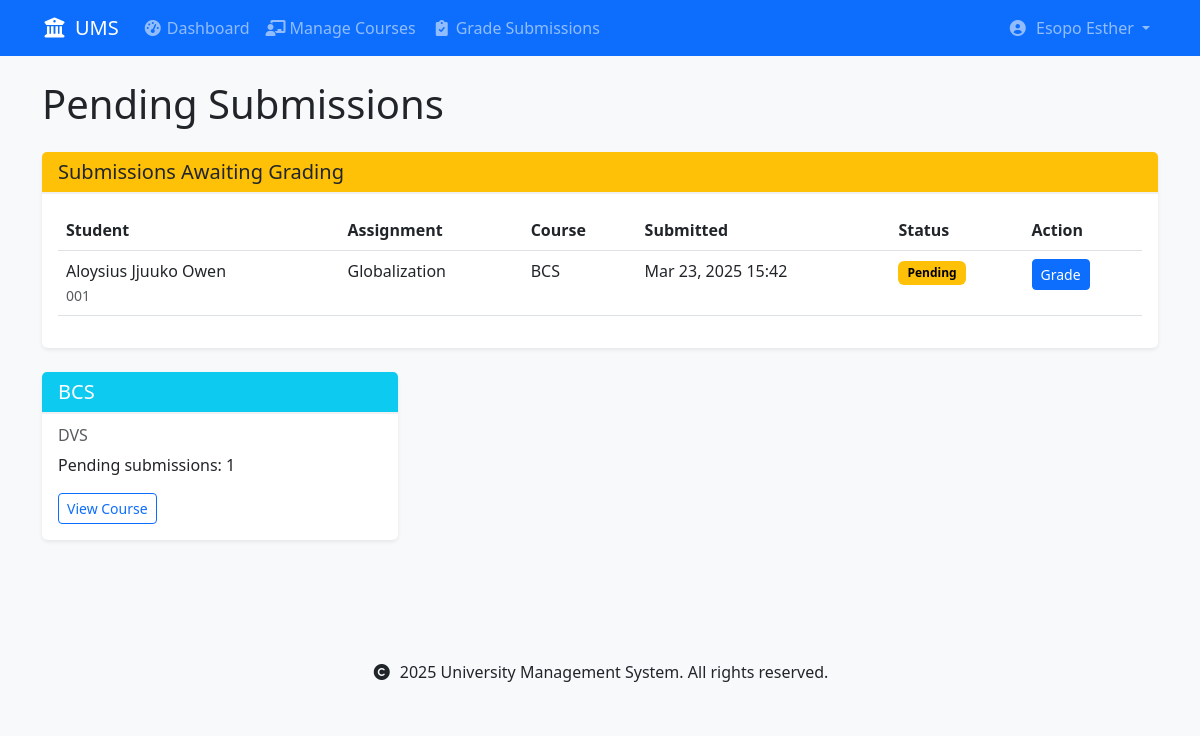
Page /assignments/pending-submissions/ (signed in) on the earlier database version.
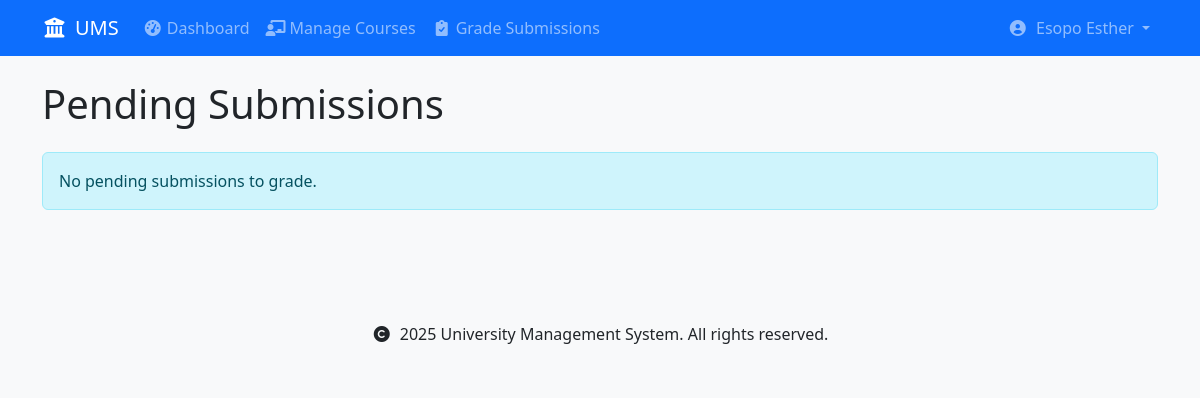
Same page on the later database version.
### assignments/models.py (models this page shows, shortened)
class Submission(models.Model):
    assignment = models.ForeignKey(
        Assignment,
        on_delete=models.CASCADE,
        related_name='submissions'
    )
    student = models.ForeignKey(
        settings.AUTH_USER_MODEL,
        on_delete=models.CASCADE,
        related_name='submissions',
        limit_choices_to={'user_type': 'student'}
    )
    content = models.TextField(
        help_text="Your response to the assignment",
        blank=True
    )
    file = models.FileField(
        upload_to=submission_file_path,
        null=True,
        blank=True,
        help_text="Upload your assignment file (PDF format only)",
    )
    submitted_at = models.DateTimeField(auto_now_add=True)
    marks = models.DecimalField(
        max_digits=5,
        decimal_places=2,
        null=True,
        blank=True,
        validators=[MinValueValidator(0)]
    )
    feedback = models.TextField(blank=True)
    graded_by = models.ForeignKey(
        settings.AUTH_USER_MODEL,
        on_delete=models.SET_NULL,
        null=True,
        blank=True,
        related_name='graded_submissions',
        limit_choices_to={'user_type': 'lecturer'}
    )
    graded_at = models.DateTimeField(null=True, blank=True)
    class Meta:
        unique_together = ['assignment', 'student']
        ordering = ['-submitted_at']
    def is_late(self):
        return self.submitted_at > self.assignment.due_date

class Assignment(models.Model):
    title = models.CharField(max_length=200)
    course = models.ForeignKey(
        'courses.Course',
        on_delete=models.CASCADE,
        related_name='assignments'
    )
    description = models.TextField()
    due_date = models.DateTimeField()
    total_marks = models.DecimalField(
        max_digits=5,
        decimal_places=2,
        validators=[MinValueValidator(0)]
    )
    created_at = models.DateTimeField(auto_now_add=True)
    created_by = models.ForeignKey(
        settings.AUTH_USER_MODEL,
        on_delete=models.CASCADE,
        related_name='created_assignments'
    )
    class Meta:
        ordering = ['-due_date']

### accounts/models.py (models this page shows, shortened)
class User(AbstractUser):
    USER_TYPE_CHOICES = [
        ('student', 'Student'),
        ('lecturer', 'Lecturer'),
    ]
    user_type = models.CharField(max_length=10, choices=USER_TYPE_CHOICES)
    registration_number = models.CharField(max_length=20, unique=True, null=True, blank=True)
    staff_number = models.CharField(max_length=20, unique=True, null=True, blank=True)
    department = models.ForeignKey('schools.Department', on_delete=models.SET_NULL, null=True)
    class Meta:
        db_table = 'accounts_user'
        verbose_name = 'User'
        verbose_name_plural = 'Users'
    def is_student(self):
        return self.user_type == 'student'
    def is_lecturer(self):
        return self.user_type == 'lecturer'

### courses/models.py (models this page shows, shortened)
class Course(models.Model):
    code = models.CharField(max_length=10, unique=True)
    name = models.CharField(max_length=100)
    department = models.ForeignKey(
        'schools.Department',
        on_delete=models.CASCADE,
        related_name='courses'
    )
    lecturer = models.ForeignKey(
        settings.AUTH_USER_MODEL,
        on_delete=models.SET_NULL,  # Changed from CASCADE to SET_NULL
        related_name='courses_teaching',
        limit_choices_to={'user_type': 'lecturer'},
        null=True  # Allow null for existing records
    )
    description = models.TextField(blank=True)
    credits = models.PositiveIntegerField(
        validators=[MinValueValidator(1), MaxValueValidator(6)],
        default=3  # Default number of credits
    )
    is_active = models.BooleanField(default=True)
    created_at = models.DateTimeField(auto_now_add=True)
    updated_at = models.DateTimeField(auto_now=True)
    class Meta:
        ordering = ['department', 'code']
        unique_together = ['department', 'code']

### assignments/views.py (the view)
# urls.py: path('pending-submissions/', views.pending_submissions, name='pending_submissions'),
@login_required
def pending_submissions(request):
    if not request.user.is_lecturer():
        messages.error(request, 'Only lecturers can view pending submissions.')
        return redirect('home')
    submissions = Submission.objects.filter(
        assignment__course__lecturer=request.user,
        marks__isnull=True
    ).select_related(
        'assignment',
        'student',
        'assignment__course'
    ).order_by('submitted_at')
    return render(request, 'assignments/pending_submissions.html', {
        'submissions': submissions
    })

### templates/assignments/pending_submissions.html (shortened to what this page needs)
{% extends 'base.html' %}
{% load custom_filters %}
{% block content %}
<div class="container">
    <h1 class="mb-4">Pending Submissions</h1>
    {% if submissions %}
        <div class="card">
            <div class="card-header bg-warning">
                <h5 class="card-title mb-0">Submissions Awaiting Grading</h5>
            </div>
            <div class="card-body">
                <div class="table-responsive">
                    <table class="table table-hover">
                        <thead>
                            <tr>
                                <th>Student</th>
                                <th>Assignment</th>
                                <th>Course</th>
                                <th>Submitted</th>
                                <th>Status</th>
                                <th>Action</th>
                            </tr>
                        </thead>
                        <tbody>
                            {% for submission in submissions %}
                                <tr>
                                    <td>
                                        <div>{{ submission.student.get_full_name }}</div>
                                        <small class="text-muted">{{ submission.student.registration_number }}</small>
                                    </td>
                                    <td>{{ submission.assignment.title }}</td>
                                    <td>{{ submission.assignment.course.code }}</td>
                                    <td>
                                        {{ submission.submitted_at|date:"M d, Y H:i" }}
                                    </td>
                                    <td>
                                        <span class="badge bg-warning">Pending</span>
                                    </td>
                                    <td>
                                        <a href="{% url 'assignments:grade_submission' submission.id %}"
                                           class="btn btn-primary btn-sm">
                                            Grade
                                        </a>
                                    </td>
                                </tr>
                            {% endfor %}
                        </tbody>
                    </table>
                </div>
            </div>
        </div>
        <div class="row mt-4">
            {% regroup submissions by assignment.course as course_submissions %}
            {% for course in course_submissions %}
                <div class="col-md-4 mb-4">
                    <div class="card">
                        <div class="card-header bg-info text-white">
                            <h5 class="card-title mb-0">{{ course.grouper.code }}</h5>
                        </div>
                        <div class="card-body">
                            <h6 class="card-subtitle mb-2 text-muted">{{ course.grouper.name }}</h6>
                            <p class="card-text">
                                Pending submissions: {{ course.list|length }}
                            </p>
                            <a href="{% url 'courses:course_detail' course.grouper.id %}"
                               class="btn btn-outline-primary btn-sm">
                                View Course
                            </a>
                        </div>
                    </div>
                </div>
            {% endfor %}
        </div>
    {% else %}
        <div class="alert alert-info">
            <p class="mb-0">No pending submissions to grade.</p>
        </div>
    {% endif %}
</div>
{% endblock %}

Differences in the rows shown:
no longer on this page (row edited): Submission: student.get_full_name "Aloysius Jjuuko Owen", student.registration_number "001", assignment "Globalization", assignment.course.code "BCS", submitted_at "Mar 23, 2025 15:42"
no longer on this page (row unchanged): Course: grouper.code "BCS", grouper.name "DVS", list|length "1"
Other differences:
text no longer shown: "Submissions Awaiting Grading Student Assignment Course Submitted Status Action"
text now shown: "No pending submissions to grade."
